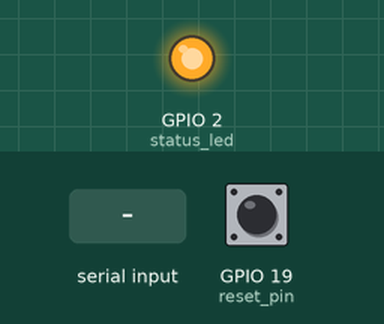
A program run on a simulated ESP32. On the bench: output pins drawn as LEDs (lit = HIGH). Dashed ring = blinking. The test bench sets the inputs (shaded band); at power-on: GPIO 19 (reset_pin) HIGH. WiFi joins after 1.5 s; servers stay silent unless stated; storage starts empty; random numbers use the default seed unless the program sets one; no MQTT or app messages arrive unless stated.

Above: at 0.1 s.
At 12.62 s:
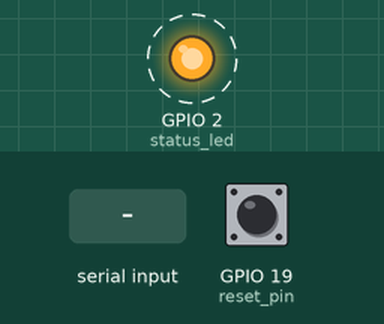
13.0 s: "1" received over the second serial link
At 14.7 s:
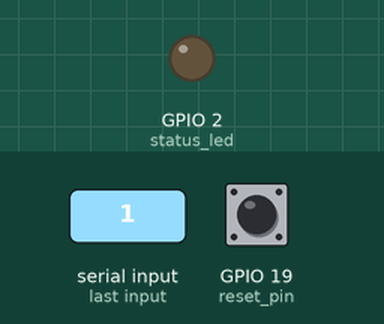
Timing chart, 0 to 16.2 s (numbered marks = the images above; inputs shaded):
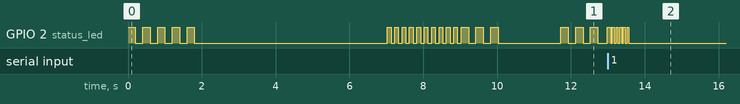

Measured:
- after the input at 13.0 s, GPIO 2 (status_led): alternates HIGH for 0.05 s and LOW for 0.05 s, 11 changes in all, then stays LOW, starting after 0.07 s

The program:

main.cpp
```cpp
#include <Arduino.h>
#include <ArduinoJson.h>
int status_led = 2;
//Serial port setting for json read form stm
#define _Debug_RX 04
#define _Debug_TX 16
#define _Debug_Baud 115200
HardwareSerial _Debug(2);
//
#include "functions.h"
#include "spiffs_handle.h"
#include "wifi_manager_set.h"
#include "pubsub_mqtt.h"
unsigned long one_sec_milli = 0;

void serial_read_json_chk() {
  if (_Debug.available() > 0) {                                 //Check Serial port for data
    JsonDocument doc;                                           //defining static json
    String Jinput = _Debug.readString();                        //reading serial string and storing in variable
    DeserializationError error = deserializeJson(doc, Jinput);  //check valid json string
    if (error) {
      return;
    }
    led_blink(6, 50);
    char output[1024];
    doc.shrinkToFit();
    serializeJson(doc, output);
    if (mqtt_sts) client.publish(mqtt_topic_chr, output);
  }
}
void Networ_Sts_Post() {
  String IP = WiFi.localIP().toString();
  JsonDocument ip_doc;
  ip_doc["IP"] = IP;
  if (mqtt_sts) {
    ip_doc["Mqt"] = 1;
  } else {
    ip_doc["Mqt"] = 0;
  }
  ip_doc.shrinkToFit();
  serializeJson(ip_doc, _Debug);
  _Debug.println();
}

void one_sec_call() {
  if (millis() - one_sec_milli > 60000) {
    one_sec_milli = millis();
    Networ_Sts_Post();
  }
}


void setup() {
  pinMode(status_led, OUTPUT);
  led_blink(5, 200);
  Serial.begin(115200);
  Serial.setTimeout(20);
  _Debug.begin(_Debug_Baud, SERIAL_8N1, _Debug_RX, _Debug_TX);
  _Debug.setTimeout(20);
  ltfs_chk();
  wifi_manager_setup();
  pubsub_mqtt_setup();
  one_sec_milli = millis();
}
void loop() {
  wm.process();
  if (WiFi.status() != WL_CONNECTED) {
    wifi_sts = false;
    digitalWrite(status_led, HIGH);
  } else {
    wifi_sts = true;
  }
  if (wifi_sts) {
    pubsub_mqtt_loop();
  }
  serial_read_json_chk();
  one_sec_call();
}
```

functions.h
```cpp
void led_blink(int count, int dly){
  for(int x=0 ; x<count; x++){
    digitalWrite(status_led, HIGH);
    delay(dly);
    digitalWrite(status_led, LOW);
    delay(dly);
  }
}
```

pubsub_mqtt.h
```cpp
#include <WiFi.h>
#include <PubSubClient.h>
long lastReconnectAttempt = 0;
bool mqtt_sts = false;
const char* mqtt_ser_chr;
const char* mqtt_usr_chr;
const char* mqtt_pass_chr;
const char* mqtt_topic_chr;
const char* mqtt_topic_sub_char;
WiFiClient espClient;
PubSubClient client(espClient);
unsigned long lastMsg = 0;
#define MSG_BUFFER_SIZE (50)
char msg[MSG_BUFFER_SIZE];
int value = 0;

void callback(char* topic, byte* payload, unsigned int length) {
  JsonDocument doc;
  DeserializationError error = deserializeJson(doc, payload);  //check valid json string
  if (error) {
    return;
  }
  led_blink(4, 20);
  int LED = doc["LED"];
  if (LED) digitalWrite(status_led, HIGH);
  else digitalWrite(status_led, LOW);
  int RESET = doc["RESET"];
  if (RESET ==1) {
    ESP.restart();
  }
  if (RESET==2) {
    wm.resetSettings();
  }
  char output[26];
  doc.shrinkToFit();
  serializeJson(doc, _Debug);
  _Debug.println();
}
boolean reconnect() {
  int timeout_count = 0;
  led_blink(3, 200);
  while (!client.connected()) {
    // if (timeout_count == 0) Serial.println("Attempting MQTT connection...");
    String clientId = "tadlcl-";
    clientId += String(random(0xffff), HEX);
    if (client.connect(clientId.c_str(), mqtt_usr_chr, mqtt_pass_chr)) {
      client.subscribe(mqtt_topic_sub_char);
    } else {
      timeout_count += 1;
      if (timeout_count > 50) {
        break;
      }
    }
  }
  return client.connected();
}
void pubsub_mqtt_setup() {
  mqtt_ser_chr = mqtt_srv.c_str();
  mqtt_usr_chr = mqtt_usr.c_str();
  mqtt_pass_chr = mqtt_pwd.c_str();
  mqtt_topic_chr = mqtt_topic.c_str();
  mqtt_topic_sub = mqtt_topic + "_SUB";
  mqtt_topic_sub_char = mqtt_topic_sub.c_str();
  // Serial.println(mqtt_topic_sub_char);
  client.setServer(mqtt_ser_chr, 1883);
  client.setCallback(callback);
}
void pubsub_mqtt_loop() {
  if (!client.connected()) {
    mqtt_sts = false;
    long now = millis();
    if (now - lastReconnectAttempt > 5000) {
      lastReconnectAttempt = now;
      if (reconnect()) {
        lastReconnectAttempt = 0;
      }
    }
    digitalWrite(status_led, !digitalRead(status_led));
  } else {
    mqtt_sts = true;
    client.loop();
  }
}
```

spiffs_handle.h
```cpp
#include <FS.h>
#include <LittleFS.h>

String mqtt_srv;
String mqtt_usr;
String mqtt_pwd;
String mqtt_topic;
String mqtt_mode;
String mqtt_topic_sub;
const char* ParaFile = "/Para.json";

void fs_mount();

void readFile(const char* path) {
  fs_mount();
  //Serial.printf("Reading file: %s\n", path);
  File file = LittleFS.open(path, "r");
  if (!file) {
    //Serial.println("Failed to open file for reading");
    return;
  }
  //Serial.print("Read from file: ");
  JsonDocument doc;
  DeserializationError error = deserializeJson(doc, file);
  if (error) {
    //Serial.print(F("deserializeJson() failed: "));
    //Serial.println(error.f_str());
    return;
  }
  mqtt_srv = doc["MQTT_SRV"].as<String>();
  mqtt_usr = doc["MQTT_USR"].as<String>();
  mqtt_pwd = doc["MQTT_PWD"].as<String>();
  mqtt_topic = doc["MQTT_TOPIC"].as<String>();
  mqtt_mode = doc["MQTT_MODE"].as<String>();
  char MSG[250];
  //serializeJson(doc, MSG);
  //Serial.println(MSG);
  file.close();
  // LittleFS.end();
}
void writeFile(const char* path, const char* message) {
  fs_mount();
  //Serial.printf("Writing file: %s\n", path);

  File file = LittleFS.open(path, "w");
  if (!file) {
    //Serial.println("Failed to open file for writing");
    return;
  }
  if (file.print(message)) {
    //Serial.println("File written");
  } else {
    //Serial.println("Write failed");
  }
  delay(2000);  // Make sure the CREATE and LASTWRITE times are different
  file.close();
  // LittleFS.end();
}

void ltfs_chk() {
  readFile(ParaFile);
  // LittleFS.end();
}
void fs_mount() {
  if (!LittleFS.begin(true)) {
    //Serial.println("LITTLEFS Mount Failed.");
    return;
  } else {
    //Serial.println("LittleFS Mount SUCCESSFUL.");
  }
}
```

wifi_manager_set.h
```cpp
#include <WiFiManager.h>
WiFiManager wm;
bool wifi_sts = false;
int reset_pin = 19;

WiFiManagerParameter custom_mqtt_server("server", "mqtt Server", "", 40);
WiFiManagerParameter custom_mqtt_user("user", "mqtt User", "", 40);
WiFiManagerParameter custom_mqtt_password("password", "mqtt Pass", "", 40);
WiFiManagerParameter custom_mqtt_topic("topic", "Topic", "", 40);

void saveParamsCallback() {
  JsonDocument doc;
  const char* data1 = (custom_mqtt_server.getValue());
  const char* data2 = (custom_mqtt_user.getValue());
  const char* data3 = (custom_mqtt_password.getValue());
  const char* data4 = (custom_mqtt_topic.getValue());
  byte a = strlen(data1);
  byte b = strlen(data2);
  byte c = strlen(data3);
  byte d = strlen(data4);
  if (strlen(data1)) mqtt_srv = data1;
  if (strlen(data2)) mqtt_usr = data2;
  if (strlen(data3)) mqtt_pwd = data3;
  if (strlen(data4)) mqtt_topic = data4;
  doc["MQTT_SRV"] = mqtt_srv;
  doc["MQTT_USR"] = mqtt_usr;
  doc["MQTT_PWD"] = mqtt_pwd;
  doc["MQTT_TOPIC"] = mqtt_topic;
  char MSG[256];
  serializeJson(doc, MSG);
  //Serial.println(MSG);
  writeFile(ParaFile, MSG);
}
void wifi_manager_setup() {
  pinMode(reset_pin, INPUT_PULLUP);
  bool reset_flag = digitalRead(reset_pin);
  if (reset_flag) {
    delay(5000);
    if (reset_flag){
    led_blink(10, 100);
    wm.setDebugOutput(false);
    wm.resetSettings();
    }
  }
  wm.setDebugOutput(false);
  wm.addParameter(&custom_mqtt_server);
  wm.addParameter(&custom_mqtt_user);
  wm.addParameter(&custom_mqtt_password);
  wm.addParameter(&custom_mqtt_topic);
  wm.setConfigPortalBlocking(true);
  wm.setSaveParamsCallback(saveParamsCallback);
  wm.setWiFiAutoReconnect(true);
  wm.setConfigPortalTimeout(120);
  led_blink(3, 200);
  if (wm.autoConnect("TADL_WM", "tadl$123")) {
    wifi_sts = true;
    String IP = WiFi.localIP().toString();
    JsonDocument doc;
    doc["IP"] = IP;
    doc.shrinkToFit();
    //serializeJson(doc, Serial);
    //Serial.println();
  } else {
    wifi_sts = false;
    ESP.restart();
  }
}
```
